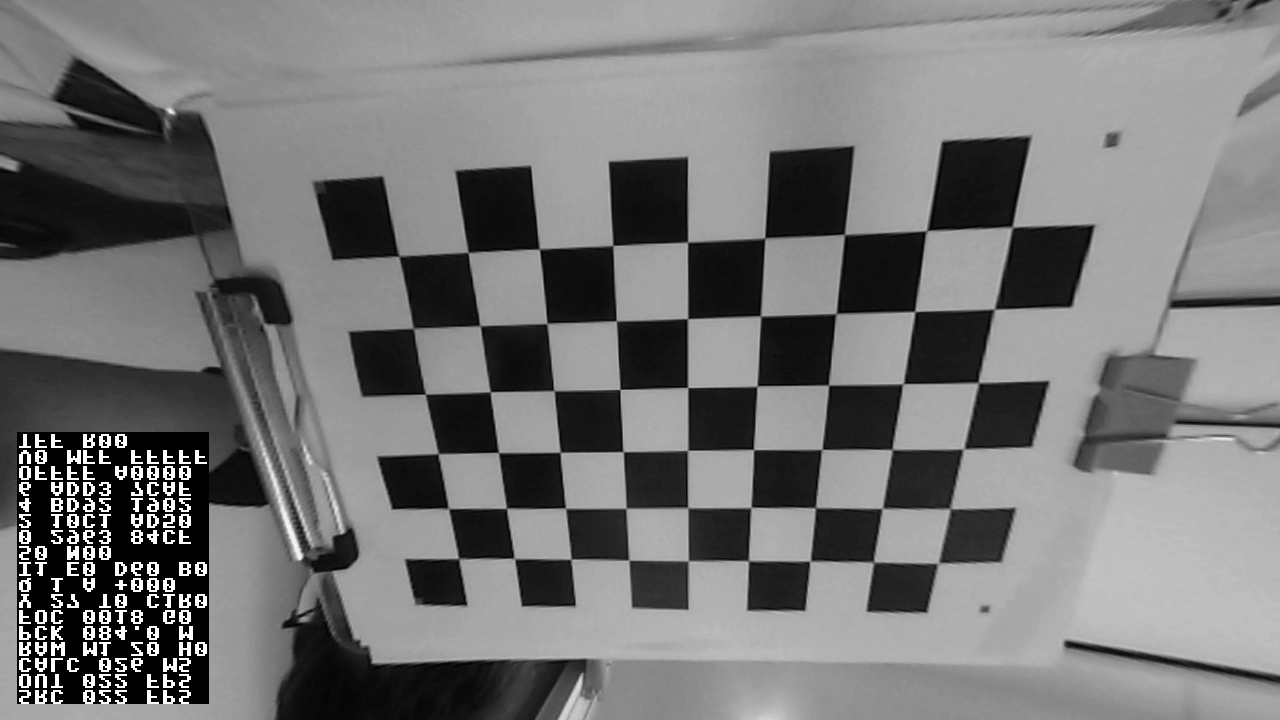
#> input picture data_sources/图像质量原图与脚本/A_first.png, 1280 x 720 px
$ python mtf_edge.py --image A_first.png   (older library calls are emulated)
#> lines starting #> are read from the running program, lines starting #| are printed output that depends on the picture
"""斜边法测 MTF50 / SFR（ISO 12233），用于评估畸变矫正前后的清晰度。

原理
    一条倾斜 5～10° 的黑白边界，在每一行上的亚像素位置都不同。把整条边界上的
    像素按"到边界的垂距"重采样，就得到比 1 像素更细的阶梯响应 ESF；对 ESF 求导得
    线扩散函数 LSF；对 LSF 做 FFT 得 MTF 曲线；MTF 降到 0.5 的频率就是 MTF50。

为什么必须斜
    正对着拍，边界只落在整数像素上，采样率就是 1 px，分辨率太粗。倾斜后同一条边
    在每行的亚像素相位不同，等于用整条边界换来 4～8 倍过采样——这是斜边法的核心。

参数单位
    MTF50 单位是 cycles/pixel。0.5 是奈奎斯特上限；1.0 表示在奈奎斯特处仍有全对比度，
    数值越大越锐。换算成 lp/mm 需要传感器像元尺寸，本脚本不猜，只给可复现的归一化值。

用法
    python mtf_edge.py --image a.png --auto --label RAW_center
    python mtf_edge.py --image b.png --roi 560,300,660,400 --label COR_center
    python mtf_edge.py --selftest
"""
from __future__ import annotations

import argparse
import json
import math
import sys
from pathlib import Path

import cv2
import numpy as np

OUT_DEFAULT = Path(r"F:\ziguang_jibian\mtf")


def imread_unicode(path: Path):
    data = np.fromfile(str(path), dtype=np.uint8)
    if data.size == 0:
        return None
    return cv2.imdecode(data, cv2.IMREAD_GRAYSCALE)


def structure_angle(patch: np.ndarray) -> tuple[float, float]:
    """Return (nx, ny) unit normal of the dominant edge, from the gradient tensor."""
    gx = cv2.Sobel(patch, cv2.CV_64F, 1, 0, ksize=3)
    gy = cv2.Sobel(patch, cv2.CV_64F, 0, 1, ksize=3)
    sxx, syy, sxy = float((gx * gx).sum()), float((gy * gy).sum()), float((gx * gy).sum())
    theta = 0.5 * math.atan2(2.0 * sxy, sxx - syy)      # principal gradient direction
    return math.cos(theta), math.sin(theta)


def build_esf(patch: np.ndarray, nx: float, ny: float, oversample: int):
    h, w = patch.shape
    yy, xx = np.mgrid[0:h, 0:w]
    cx, cy = (w - 1) / 2.0, (h - 1) / 2.0
    d = (xx - cx) * nx + (yy - cy) * ny
    lo, hi = np.percentile(d, [1, 99])
    span = hi - lo
    if span < 6.0:
        raise ValueError("edge span too small; widen the ROI")
    nbins = max(16, int(round(span * oversample)))
    idx = np.clip(((d - lo) / span * (nbins - 1)).astype(int), 0, nbins - 1)
    ssum = np.bincount(idx.ravel(), weights=patch.ravel(), minlength=nbins)
    cnt = np.bincount(idx.ravel(), minlength=nbins).astype(float)
    good = cnt > 0
    if good.sum() < nbins * 0.8:
        raise ValueError("too few samples per bin; enlarge the ROI")
    esf = np.interp(np.arange(nbins), np.where(good)[0], ssum[good] / cnt[good])
    bin_px = span / (nbins - 1)          # pixel distance between bins
    return esf, bin_px, nbins


def mtf_from_esf(esf: np.ndarray, bin_px: float, half_px: float = 12.0, pad: int = 1024):
    lsf = np.diff(esf)
    w = np.maximum(lsf, 0)
    if w.sum() <= 1e-9:
        raise ValueError("degenerate edge (no contrast)")
    c = int(round((np.arange(lsf.size) * w).sum() / w.sum()))
    # Keep the DC of the LSF: that is the edge contrast, and it is the reference that
    # makes MTF(0)=1. Subtracting the mean (an earlier version did) throws the reference
    # away and inflates every MTF50 by roughly 1.5x — verified against analytic Gaussians.
    # The window must be wide enough not to truncate the diffusion: 12 px covers sigma up
    # to ~3 px, which is already outside what this camera produces.
    half = max(6, int(round(half_px / bin_px)))
    lo, hi = max(0, c - half), min(lsf.size, c + half)
    seg = lsf[lo:hi].astype(np.float64)
    seg = seg * np.hamming(seg.size)
    n = max(pad, seg.size)
    spec = np.abs(np.fft.rfft(seg, n=n))
    if spec[0] <= 0:
        raise ValueError("degenerate edge (no contrast)")
    mtf = spec / spec[0]
    freq = np.fft.rfftfreq(n, d=bin_px)              # cycles / pixel
    return freq, mtf


def cross(freq: np.ndarray, mtf: np.ndarray, level: float) -> float | None:
    below = np.where(mtf <= level)[0]
    if below.size == 0:
        return None
    i = int(below[0])
    if i == 0:
        return float(freq[0])
    f0, f1 = freq[i - 1], freq[i]
    m0, m1 = mtf[i - 1], mtf[i]
    if m0 == m1:
        return float(f1)
    return float(f0 + (m0 - level) * (f1 - f0) / (m0 - m1))


def draw(name: str, patch: np.ndarray, nx: float, ny: float, esf, bin_px, freq, mtf, res, out: Path):
    h, w = patch.shape
    canvas = np.zeros((260, max(760, w * 2 + 20), 3), np.uint8)
    p = cv2.cvtColor(patch.astype(np.uint8), cv2.COLOR_GRAY2BGR)
    canvas[0:h, 0:w] = p
    cx, cy = (w - 1) / 2.0, (h - 1) / 2.0
    t = 200
    cv2.line(canvas, (int(cx - nx * t), int(cy - ny * t)), (int(cx + nx * t), int(cy + ny * t)),
             (0, 255, 0), 1)
    # ESF (normalised)
    ex0, ey0, ew, eh = w + 20, 10, canvas.shape[1] - w - 40, 110
    e = (esf - esf.min()) / max(esf.max() - esf.min(), 1e-9)
    for i in range(1, e.size):
        cv2.line(canvas, (int(ex0 + (i - 1) / e.size * ew), int(ey0 + eh - e[i - 1] * eh)),
                 (int(ex0 + i / e.size * ew), int(ey0 + eh - e[i] * eh)), (255, 200, 0), 1)
    cv2.putText(canvas, "ESF", (ex0, ey0 - 2), cv2.FONT_HERSHEY_SIMPLEX, 0.4, (255, 200, 0), 1)
    # MTF vs freq
    mx0, my0, mw, mh = w + 20, 140, ew, 110
    cv2.rectangle(canvas, (mx0, my0), (mx0 + mw, my0 + mh), (60, 60, 60), 1)
    fmax = 0.55
    for i in range(1, mtf.size):
        if freq[i] > fmax:
            break
        cv2.line(canvas,
                 (int(mx0 + freq[i - 1] / fmax * mw), int(my0 + mh - min(mtf[i - 1], 1) * mh)),
                 (int(mx0 + freq[i] / fmax * mw), int(my0 + mh - min(mtf[i], 1) * mh)),
                 (0, 255, 255), 1)
    cv2.line(canvas, (mx0, int(my0 + mh * 0.5)), (mx0 + mw, int(my0 + mh * 0.5)), (90, 90, 90), 1)
    if res.get("mtf50") is not None:
        x = int(mx0 + min(res["mtf50"], fmax) / fmax * mw)
        cv2.line(canvas, (x, my0), (x, my0 + mh), (0, 160, 255), 1)
    cv2.putText(canvas, f"MTF50 {res['mtf50']:.3f} cyc/px" if res.get("mtf50") is not None else "MTF50 n/a",
                (mx0, my0 - 4), cv2.FONT_HERSHEY_SIMPLEX, 0.42, (0, 255, 255), 1)
    cv2.putText(canvas, name, (4, 14), cv2.FONT_HERSHEY_SIMPLEX, 0.45, (255, 255, 255), 1)
    ok, buf = cv2.imencode(".png", canvas)
    out.write_bytes(buf.tobytes())


def refine_edge(patch: np.ndarray, nx: float, ny: float) -> tuple[float, float, float]:
    """Sub-pixel refine the edge line: centroid the gradient inside each row, then fit.

    The structure tensor alone localises the edge to about 0.3 px, which is coarse
    enough to smear the ESF of a near-Nyquist edge. Centroiding the gradient per row is
    sub-pixel and drops that error by an order of magnitude.
    """
    gx = cv2.Sobel(patch, cv2.CV_64F, 1, 0, ksize=3)
    gy = cv2.Sobel(patch, cv2.CV_64F, 0, 1, ksize=3)
    gm = np.hypot(gx, gy)
    h, w = gm.shape
    xs = np.arange(w, dtype=np.float64)
    rows, cols = [], []
    for r in range(2, h - 2):
        prof = gm[r]
        s = prof.sum()
        if s <= 1e-9 or prof.max() < gm.max() * 0.25:
            continue
        rows.append(r)
        cols.append(float((xs * prof).sum() / s))
    if len(rows) < max(8, h // 5):
        return nx, ny, 0.0
    rows = np.asarray(rows)
    cols = np.asarray(cols)
    a, b = np.polyfit(rows, cols, 1)
    resid = cols - (a * rows + b)
    rms = float(np.sqrt(np.mean(resid ** 2)))
    # The fitted line is x = a*y + b, i.e. x - a*y - b = 0, so the normal in (x, y) is
    # (1, -a). Writing it as (-a, 1) swaps the axes and produces a smeared ESF.
    n = np.array([1.0, -a])
    n /= np.hypot(*n)
    # keep the same hemisphere as the coarse estimate so the ESF does not invert
    if n[0] * nx + n[1] * ny < 0:
        n = -n
    return float(n[0]), float(n[1]), rms


def esf_monotonicity(esf: np.ndarray) -> float:
    """Fraction of significant ESF steps that move the same way as the overall edge.

    A clean slanted edge gives a monotone step. If the ROI also contains a second edge
    (a checkerboard corner instead of the middle of one side), the ESF wiggles back and
    forth and the MTF is meaningless even though the fitted edge line still looks good.
    """
    span = esf.max() - esf.min()
    if span <= 0:
        return 0.0
    sgn = 1.0 if esf[-1] > esf[0] else -1.0
    dd = np.diff(esf) * sgn
    core = dd[np.abs(dd) > 0.02 * span]
    if core.size == 0:
        return 0.0
    return float((core > 0).mean())


def analyze(gray: np.ndarray, roi, oversample=4):
    x0, y0, x1, y1 = roi
    patch = gray[y0:y1, x0:x1].astype(np.float64)
    if patch.size < 32 * 32:
        raise ValueError("ROI too small; use at least 48x48 px")
    nx, ny = structure_angle(patch)
    nx, ny, straight = refine_edge(patch, nx, ny)
    esf, bin_px, nbins = build_esf(patch, nx, ny, oversample)
    freq, mtf = mtf_from_esf(esf, bin_px)
    f50 = cross(freq, mtf, 0.5)
    # 4x oversampling resolves down to about sigma=0.6 px. A sharper edge never reaches
    # MTF=0.5 below Nyquist; reporting the extrapolated crossing would be a fabricated
    # number, so say "not resolvable" instead.
    resolved = f50 is not None and f50 <= 0.5
    res = dict(
        roi=[int(x0), int(y0), int(x1), int(y1)],
        edge_normal=[round(nx, 4), round(ny, 4)],
        edge_angle_deg=round(math.degrees(math.atan2(ny, nx)), 2),
        contrast=float(esf.max() - esf.min()),
        mtf50=round(f50, 4) if resolved else None,
        mtf30=cross(freq, mtf, 0.3) if resolved else None,
        mtf10=cross(freq, mtf, 0.1) if resolved else None,
        mtf50_resolved=bool(resolved),
        mtf50_note="" if resolved else "边缘比 4x 斜边法可分辨的更锐（低于约 0.6 px），本方法给不出可信值",
        esf_bins=int(nbins),
        esf_monotonicity=round(esf_monotonicity(esf), 3),
        bin_px=round(bin_px, 4),
        nyquist=0.5,
        edge_line_rms_px=round(straight, 3),
    )
    return res, patch, nx, ny, esf, bin_px, freq, mtf


def board_edge_rois(gray: np.ndarray, pattern: str, size: int = 40) -> list:
    """ROIs centred on the midpoint of real checkerboard square edges.

    In a checkerboard every inner corner is shared by four squares, so the segment
    between two neighbouring inner corners IS one square edge, one square long. Its
    midpoint is the ideal place for a slanted-edge window: the edge runs through the
    centre and the window stays inside the segment, away from the corners that would
    otherwise put a second edge in the window.
    """
    found = None
    for pat in (pattern, "x".join(pattern.split("x")[::-1])):
        cols, rows = [int(v) for v in pat.split("x")]
        ok, corners = cv2.findChessboardCorners(
            gray, (cols, rows),
            cv2.CALIB_CB_ADAPTIVE_THRESH | cv2.CALIB_CB_NORMALIZE_IMAGE)
        if ok:
            corners = cv2.cornerSubPix(gray, corners, (5, 5), (-1, -1),
                                       (cv2.TERM_CRITERIA_EPS + cv2.TERM_CRITERIA_MAX_ITER, 40, 0.01))
            found = (cols, rows, corners.reshape(rows, cols, 2))
            break
    if found is None:
        return []
    cols, rows, grid = found
    h, w = gray.shape
    half = size // 2
    mids = []
    for i in range(rows):
        for j in range(cols - 1):                       # horizontal neighbours
            m = (grid[i, j] + grid[i, j + 1]) / 2.0
            mids.append((m[0], m[1]))
    for i in range(rows - 1):
        for j in range(cols):                            # vertical neighbours
            m = (grid[i, j] + grid[i + 1, j]) / 2.0
            mids.append((m[0], m[1]))
    rois = []
    for mx, my in mids:
        x0, y0 = int(round(mx)) - half, int(round(my)) - half
        x1, y1 = x0 + size, y0 + size
        if x0 < 0 or y0 < 0 or x1 > w or y1 > h:
            continue
        rois.append((x0, y0, x1, y1))
    return rois


# [70 lines left out: functions auto_roi, selftest, not called in this run]


def main(argv=None) -> int:
    ap = argparse.ArgumentParser(description=__doc__)
    ap.add_argument("--image", type=Path)
    ap.add_argument("--roi", action="append",
                    help="x0,y0,x1,y1  (repeatable)")
    ap.add_argument("--auto", action="store_true", help="auto-pick the strongest straight edge")
    ap.add_argument("--pattern", default="6x9", help="checkerboard inner corners, e.g. 6x9")
    ap.add_argument("--size", type=int, default=40,
                    help="ROI side in px when locating edges from the checkerboard")
    ap.add_argument("--label", default="")
    ap.add_argument("--out", type=Path, default=OUT_DEFAULT)
    ap.add_argument("--selftest", action="store_true")
    a = ap.parse_args(argv)

    if a.selftest:
        return selftest()
    if not a.image:
        raise SystemExit("--image required (or --selftest)")

    gray = imread_unicode(a.image)
#> in imread_unicode, returned value is the input picture: shape (720, 1280); min 1, max 255, mean 117.8
    if gray is None:
        raise SystemExit(f"cannot read {a.image}")
    rois = []
    for r in (a.roi or []):
        x0, y0, x1, y1 = [int(v) for v in r.split(",")]
        rois.append((x0, y0, x1, y1))
    if a.auto or not rois:
        # Prefer edges located from the checkerboard itself; blind scanning lands on
        # corners too often when the squares are only ~70 px.
        rois = board_edge_rois(gray, a.pattern, size=a.size)
#> the loop in board_edge_rois, `for pat in (pattern, "x".join(pattern.split("x")[::-1])):` made 1 pass
#> ok on pass 1: True
#> in board_edge_rois, `cols, rows, grid = found`: cols = 6; rows = 9
#> after the loop in board_edge_rois, `for i in range(rows):`: mids = 45 pairs, first value 406.2 to 1003.4, second value 268.1 to 535.9
#> after the loop in board_edge_rois, `for i in range(rows - 1):`: mids = 93 pairs, first value 406.2 to 1003.4, second value 228.9 to 562.7
#> the loop in board_edge_rois, `for mx, my in mids:` made 93 passes
#> (mx, my, x0, y0, x1, y1) on passes 1 to 12: (453.5, 533.6, 434, 514, 474, 554), (443.3, 481.1, 423, 461, 463, 501), (431.8, 423.9, 412, 404, 452, 444), (419.4, 361.3, 399, 341, 439, 381), (406.2, 292.3, 386, 272, 426, 312), (510.5, 533.3, 490, 513, 530, 553), (502.5, 480.4, 483, 460, 523, 500), (494.4, 422.1, 474, 402, 514, 442), (485.1, 358.7, 465, 339, 505, 379), (474, 289.1, 454, 269, 494, 309), (568.2, 533.7, 548, 514, 588, 554), (562.9, 480.2, 543, 460, 583, 500)
#> after the loop in board_edge_rois, `for mx, my in mids:`: rois = 93 items, first 6: (434, 514, 474, 554), (423, 461, 463, 501), (412, 404, 452, 444), (399, 341, 439, 381), (386, 272, 426, 312), (490, 513, 530, 553)
        if rois:
            print(f"从棋盘格定位到 {len(rois)} 处格子边中点（每处 {a.size}x{a.size}）")
#| 从棋盘格定位到 93 处格子边中点（每处 40x40）
        else:
            print("没检出棋盘格，退回按边缘强度盲扫")
            rois = auto_roi(gray)
        if not rois:
            raise SystemExit("no straight edge found; pass --roi manually")

    a.out.mkdir(parents=True, exist_ok=True)
    label = a.label or a.image.stem
    results = []
    print(f"{'roi':<24}{'MTF50':>8}{'angle':>8}{'straight':>9}{'contrast':>9}   可信")
    for i, roi in enumerate(rois):
        try:
            res, patch, nx, ny, esf, bin_px, freq, mtf = analyze(gray, roi)
        except ValueError as exc:
            print(f"  {str(roi):<22} skipped: {exc}")
            continue
        # A curved edge smears the ESF; a second edge in the window makes it wiggle.
        # Both must be ruled out before the number means anything.
        trustworthy = (res["mtf50_resolved"]
                       and res.get("edge_line_rms_px", 99) <= 0.5
                       and res.get("esf_monotonicity", 0) >= 0.85)
        res["trustworthy"] = bool(trustworthy)
        results.append(res)
        draw(f"{label} #{i}", patch, nx, ny, esf, bin_px, freq, mtf, res,
             a.out / f"{label}_roi{i}.png")
        v = res["mtf50"]
        print(f"{str(roi):<24}{v if v is not None else float('nan'):8.3f}"
              f"{res['edge_angle_deg']:8.1f}{res.get('edge_line_rms_px', float('nan')):9.2f}"
              f"{res['contrast']:9.0f}   {'是' if trustworthy else '否'}")
#> this loop made 93 passes
#> roi on passes 7 to 18: (483, 460, 523, 500), (474, 402, 514, 442), (465, 339, 505, 379), (454, 269, 494, 309), (548, 514, 588, 554), (543, 460, 583, 500), (537, 401, 577, 441), (530, 337, 570, 377), (523, 266, 563, 306), (607, 514, 647, 554), (604, 460, 644, 500), (601, 401, 641, 441)
#> (x0 in analyze, y0 in analyze, x1 in analyze, y1 in analyze) on passes 1 to 5: (434, 514, 474, 554), (423, 461, 463, 501), (412, 404, 452, 444), (399, 341, 439, 381), (386, 272, 426, 312)
#| (434, 514, 474, 554)       0.195    -9.6     0.41      149   是
#| (423, 461, 463, 501)       0.210   -10.4     0.39      151   是
#| (412, 404, 452, 444)       0.213   -12.7     0.47      143   是
#| (399, 341, 439, 381)       0.212    -9.8     0.33      135   否
#| (386, 272, 426, 312)       0.212    -9.5     0.54      133   否
#| (490, 513, 530, 553)       0.225    -7.7     0.20      158   是
#| (483, 460, 523, 500)       0.227    -7.1     0.41      148   是
#| (474, 402, 514, 442)       0.229    -7.0     0.51      151   否
#> (further printed lines are left out)
#> pass 1, in analyze, `patch = gray[y0:y1, x0:x1].astype(np.float64)`:
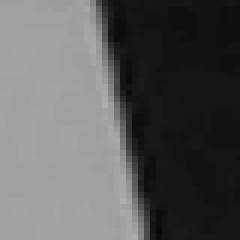
#> patch: shape (40, 40) float64 (shown 6 times larger); min 6, max 173, mean 91.6
#> pass 1, in structure_angle, `gx = cv2.Sobel(patch, cv2.CV_64F, 1, 0, ksize=3)`:
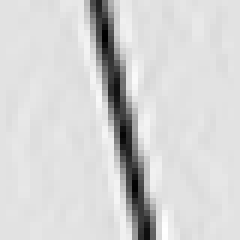
#> gx: shape (40, 40) float64 (shown 6 times larger); min -455, max 58, mean -28.5; drawn with min black and max white
#> pass 1, in structure_angle, `gy = cv2.Sobel(patch, cv2.CV_64F, 0, 1, ksize=3)`:
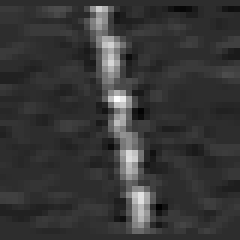
#> gy: shape (40, 40) float64 (shown 6 times larger); min -29, max 132, mean 6; drawn with min black and max white
#> pass 1, in refine_edge, `gm = np.hypot(gx, gy)`:
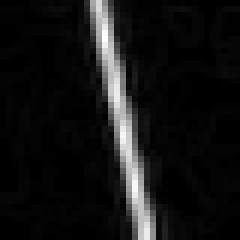
#> gm: shape (40, 40) float64 (shown 6 times larger); min 0, max 461.8, mean 36.3; drawn with min black and max white

    if not results:
        raise SystemExit("no ROI could be analysed")
    payload = dict(image=str(a.image), label=label, unit="cycles/pixel",
                   nyquist=0.5, results=results)
    (a.out / f"{label}.json").write_text(json.dumps(payload, indent=2, ensure_ascii=False),
                                         encoding="utf-8")
    print(f"\n报告: {a.out / (label + '.json')}   图: {a.out}\\{label}_roi*.png")
    return 0


if __name__ == "__main__":
    raise SystemExit(main())
#> (the program exits here)
